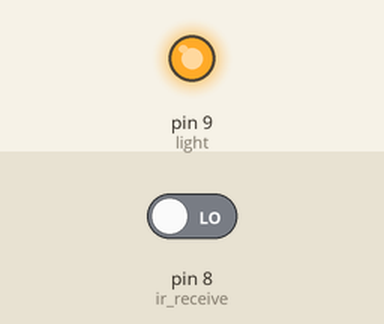
The sketch below on a simulated Arduino Uno, built with avr-gcc and run on an emulated ATmega328P. Parts: output pins drawn as LEDs (lit = HIGH). Inputs (shaded band) come from the test bench; at power-on: pin 8 (ir_receive) LOW.

Above: at 1.4 s.
1.5 s: pin 8 (ir_receive) driven HIGH
At 1.9 s:
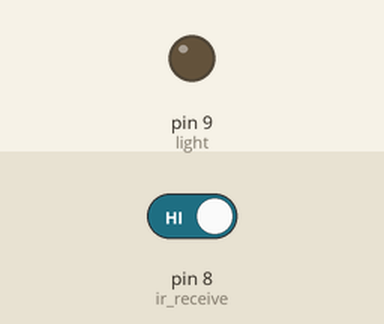
3.0 s: pin 8 (ir_receive) driven LOW
At 4.2 s:
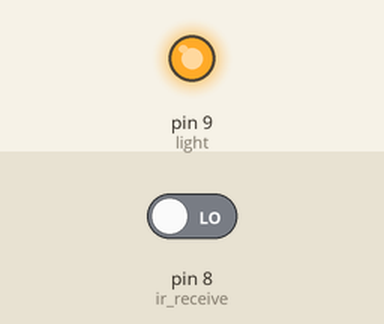
Timing chart, 0 to 6.0 s (numbered marks = the images above; inputs shaded):
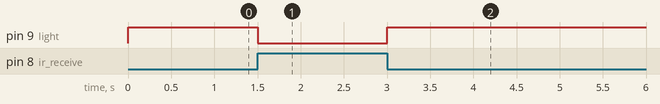

Measured:
- after the input at 1.5 s, pin 9 (light): HIGH → LOW at once
- after the input at 3.0 s, pin 9 (light): LOW → HIGH at once

The sketch:

PIRSensor_Relay.ino
```cpp
// (licence header left out)
/*
 * \file
 *         A quick program that detect people or thing in a range and indicate with the light
 * \author
 *        Pham Ba Tho     https://www.facebook.com/phambatho
 *        Tran Duy Thanh  https://www.facebook.com/tranduy.thanh.37
 * \date
 *        Nov.27th 2013
 */

 /*-------------------------------------------------------------------------------------------*/

/* Chan "signal" cua IR_Sensor noi vao chan 8 cua arduino
   Chan "in 1" cua relay noi vao chan 9 cua arduino
   */

int ir_receive =  8;
int light      = 9;
int in_range;


void setup() {
  pinMode(light, OUTPUT);
  pinMode(ir_receive, INPUT);
}

void loop() {


  in_range = digitalRead(ir_receive); /* doc gia tri digital tu chan so 8 va luu gia tri */

  /* vi tin hieu nhan duoc la 1 neu khong phat hien vat the nao xuat hien
     trong vung phat hien cua cam bien, va se la 0 neu co vat the xuat hien
     trong vung phat hien cua cam bien, vay nen ta se bat den neu gia tri
     cua in_range la 0 va se tat den neu gia tri cua in_range la 1 */

  /* Ta co the thay doi vung phat hien cua cam bien (xa hay gan) bang cach xoay bien tro o phia sau cam bien */

  if (in_range) {
  digitalWrite(light, LOW);
  } else {
  digitalWrite(light, HIGH);
  }

  /* Sau 300s ta lai doc tin hieu mot lan */
  delay(300);
}
```
